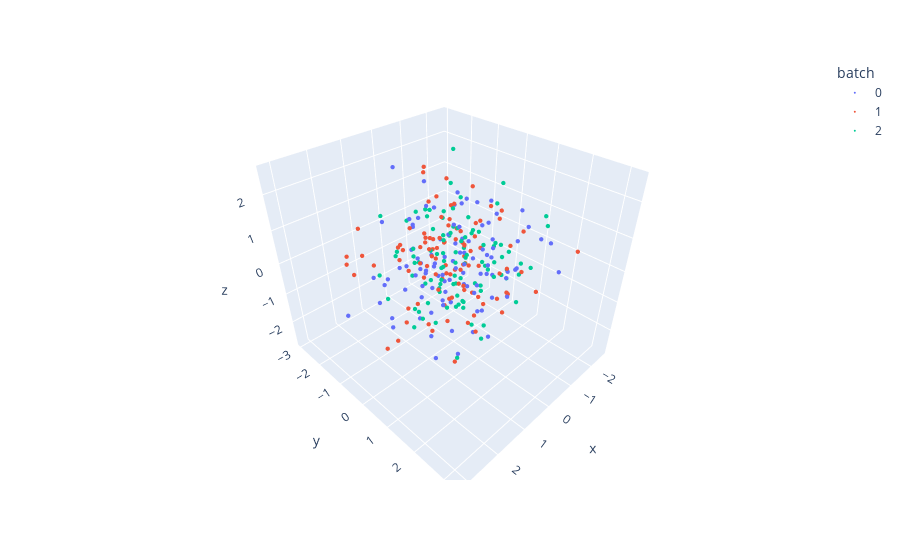

Notebook code for this chart:
### Code cell
cg.plot(np.random.randn(3, 100, 3)).show()
